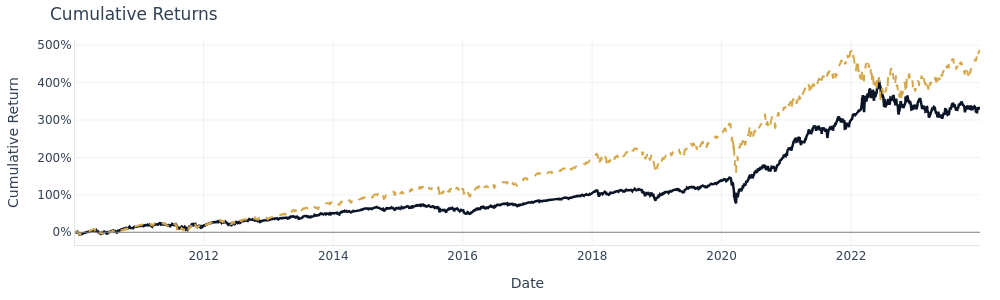
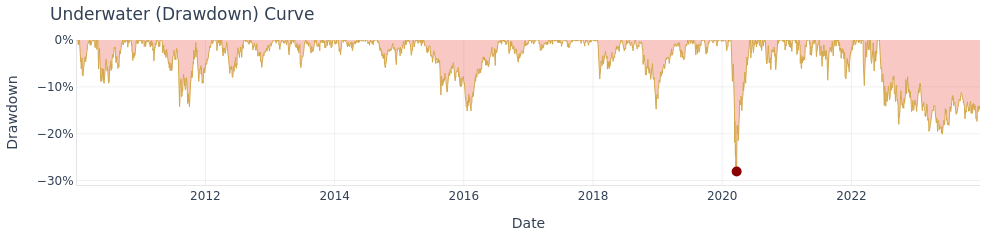
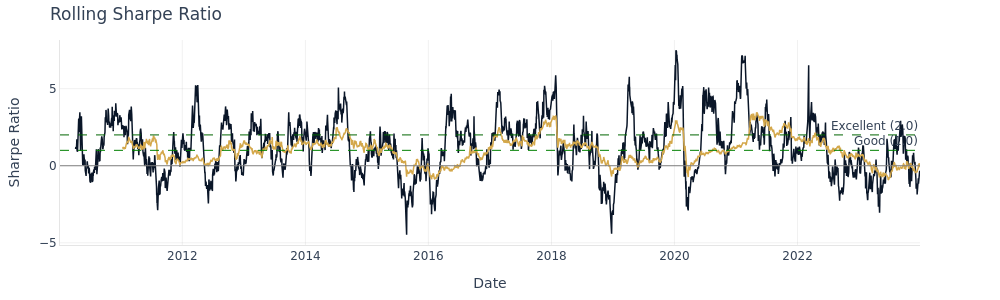

The cell these charts' notebook holds for them, in order:
### Markdown cell above
## 10. Tear Sheet — `ml4t-diagnostic`

`ml4t-diagnostic` exposes two delivery modes for the same analysis surface:

- **Inline** — `create_portfolio_dashboard(analysis).show()` renders the
  metrics block plus each Plotly figure (cumulative returns, drawdown
  underwater, rolling Sharpe, monthly heatmap, returns distribution, etc.) as
  normal notebook cell outputs.
- **HTML** — `tear_sheet.save_html(path)` writes a self-contained file that
  embeds the same content for sharing or archival.

We build the analysis on the HRP walk-forward returns versus SPY (the same
benchmark the chapter prose uses). The tear sheet metrics are computed from
the strategy series, so they will track the table above to within rounding.

### Code cell
hrp_returns_series = portfolio_returns["HRP"].dropna()
spy_returns_series = returns["SPY"].reindex(hrp_returns_series.index).dropna()
common_idx = hrp_returns_series.index.intersection(spy_returns_series.index)

hrp_analysis = PortfolioAnalysis(
    returns=hrp_returns_series.loc[common_idx].to_numpy(),
    benchmark=spy_returns_series.loc[common_idx].to_numpy(),
    dates=common_idx,
    risk_free=0.0,
    periods_per_year=252,
)

hrp_tear_sheet = create_portfolio_dashboard(hrp_analysis)

# Inline display: metrics summary + each constituent figure as a separate cell.
hrp_tear_sheet.show()

### Figure 1 — Plotly figure (JSON) as saved in the notebook; plotly's stock layout.template omitted (floating-point values rounded to 4 significant figures; data arrays with more than 128 entries replaced by an {"elided": "..."} marker saying what was removed)
{"data": [{"hovertemplate": "Date: %{x}<br>Return: %{y:.2%}<extra></extra>", "line": {"color": "#0a1628", "width": 2.5}, "mode": "lines", "name": "Strategy", "type": "scatter", "x": {"elided": "3404 str values"}, "y": {"elided": "3404 float values"}}, {"hovertemplate": "Date: %{x}<br>Return: %{y:.2%}<extra></extra>", "line": {"color": "#D4A84B", "dash": "dash", "width": 2.0}, "mode": "lines", "name": "Benchmark", "type": "scatter", "x": {"elided": "3404 str values"}, "y": {"elided": "3404 float values"}}], "layout": {"font": {"color": "#334155", "family": "DM Sans, DejaVu Sans, sans-serif", "size": 12}, "height": 300, "hoverlabel": {"bgcolor": "white", "font": {"family": "DM Sans, DejaVu Sans, sans-serif", "size": 13}}, "hovermode": "x unified", "legend": {"x": 0.01, "xanchor": "left", "y": 0.99, "yanchor": "top"}, "margin": {"b": 40, "l": 60, "r": 20, "t": 40}, "paper_bgcolor": "rgba(0,0,0,0)", "plot_bgcolor": "rgba(0,0,0,0)", "shapes": [{"line": {"color": "gray", "dash": "solid", "width": 1}, "type": "line", "x0": 0, "x1": 1, "xref": "x domain", "y0": 0, "y1": 0, "yref": "y"}], "showlegend": false, "title": {"text": "Cumulative Returns"}, "width": 1000, "xaxis": {"gridcolor": "rgba(0,0,0,0.06)", "linecolor": "rgba(0,0,0,0.1)", "title": {"text": "Date"}, "zeroline": false}, "yaxis": {"gridcolor": "rgba(0,0,0,0.06)", "linecolor": "rgba(0,0,0,0.1)", "tickformat": ".0%", "title": {"text": "Cumulative Return"}, "zeroline": false}}}

### Figure 2 — Plotly figure (JSON) as saved in the notebook; plotly's stock layout.template omitted (floating-point values rounded to 4 significant figures; data arrays with more than 128 entries replaced by an {"elided": "..."} marker saying what was removed)
{"data": [{"fill": "tozeroy", "fillcolor": "rgba(231, 76, 60, 0.3)", "hovertemplate": "Date: %{x}<br>Drawdown: %{y:.2%}<extra></extra>", "line": {"color": "#D4A84B", "width": 1}, "mode": "lines", "name": "Drawdown", "type": "scatter", "x": {"elided": "3404 str values"}, "y": {"elided": "3404 float values"}}, {"hovertemplate": "Max Drawdown<br>Date: %{x}<br>DD: %{y:.2%}<extra></extra>", "marker": {"color": "darkred", "size": 10, "symbol": "circle"}, "mode": "markers", "name": "Max DD: -28.1%", "type": "scatter", "x": ["2020-03-23T00:00:00"], "y": [-0.2806]}], "layout": {"font": {"color": "#334155", "family": "DM Sans, DejaVu Sans, sans-serif", "size": 12}, "height": 240, "hoverlabel": {"bgcolor": "white", "font": {"family": "DM Sans, DejaVu Sans, sans-serif", "size": 13}}, "hovermode": "x unified", "legend": {"x": 0.99, "xanchor": "right", "y": 0.01, "yanchor": "bottom"}, "margin": {"b": 40, "l": 60, "r": 20, "t": 40}, "paper_bgcolor": "rgba(0,0,0,0)", "plot_bgcolor": "rgba(0,0,0,0)", "showlegend": false, "title": {"text": "Underwater (Drawdown) Curve"}, "width": 1000, "xaxis": {"gridcolor": "rgba(0,0,0,0.06)", "linecolor": "rgba(0,0,0,0.1)", "title": {"text": "Date"}, "zeroline": false}, "yaxis": {"gridcolor": "rgba(0,0,0,0.06)", "linecolor": "rgba(0,0,0,0.1)", "tickformat": ".0%", "title": {"text": "Drawdown"}, "zeroline": false}}}

### Figure 3 — Plotly figure (JSON) as saved in the notebook; plotly's stock layout.template omitted (floating-point values rounded to 4 significant figures; data arrays with more than 128 entries replaced by an {"elided": "..."} marker saying what was removed)
{"data": [{"hovertemplate": "63d Sharpe: %{y:.2f}<extra></extra>", "line": {"color": "#0a1628", "width": 1.5}, "mode": "lines", "name": "63d", "type": "scatter", "x": {"elided": "3404 str values"}, "y": {"elided": "3404 float values"}}, {"hovertemplate": "252d Sharpe: %{y:.2f}<extra></extra>", "line": {"color": "#D4A84B", "width": 1.5}, "mode": "lines", "name": "252d", "type": "scatter", "x": {"elided": "3404 str values"}, "y": {"elided": "3404 float values"}}], "layout": {"annotations": [{"showarrow": false, "text": "Good (1.0)", "x": 1, "xanchor": "right", "xref": "x domain", "y": 1, "yanchor": "bottom", "yref": "y"}, {"showarrow": false, "text": "Excellent (2.0)", "x": 1, "xanchor": "right", "xref": "x domain", "y": 2, "yanchor": "bottom", "yref": "y"}], "font": {"color": "#334155", "family": "DM Sans, DejaVu Sans, sans-serif", "size": 12}, "height": 300, "hoverlabel": {"bgcolor": "white", "font": {"family": "DM Sans, DejaVu Sans, sans-serif", "size": 13}}, "hovermode": "x unified", "legend": {"x": 0.01, "xanchor": "left", "y": 0.99, "yanchor": "top"}, "margin": {"b": 40, "l": 60, "r": 80, "t": 40}, "paper_bgcolor": "rgba(0,0,0,0)", "plot_bgcolor": "rgba(0,0,0,0)", "shapes": [{"line": {"color": "gray", "dash": "solid", "width": 1}, "type": "line", "x0": 0, "x1": 1, "xref": "x domain", "y0": 0, "y1": 0, "yref": "y"}, {"line": {"color": "green", "dash": "dash", "width": 1}, "type": "line", "x0": 0, "x1": 1, "xref": "x domain", "y0": 1, "y1": 1, "yref": "y"}, {"line": {"color": "darkgreen", "dash": "dash", "width": 1}, "type": "line", "x0": 0, "x1": 1, "xref": "x domain", "y0": 2, "y1": 2, "yref": "y"}], "showlegend": false, "title": {"text": "Rolling Sharpe Ratio"}, "width": 1000, "xaxis": {"gridcolor": "rgba(0,0,0,0.06)", "linecolor": "rgba(0,0,0,0.1)", "title": {"text": "Date"}, "zeroline": false}, "yaxis": {"gridcolor": "rgba(0,0,0,0.06)", "linecolor": "rgba(0,0,0,0.1)", "title": {"text": "Sharpe Ratio"}, "zeroline": false}}}
